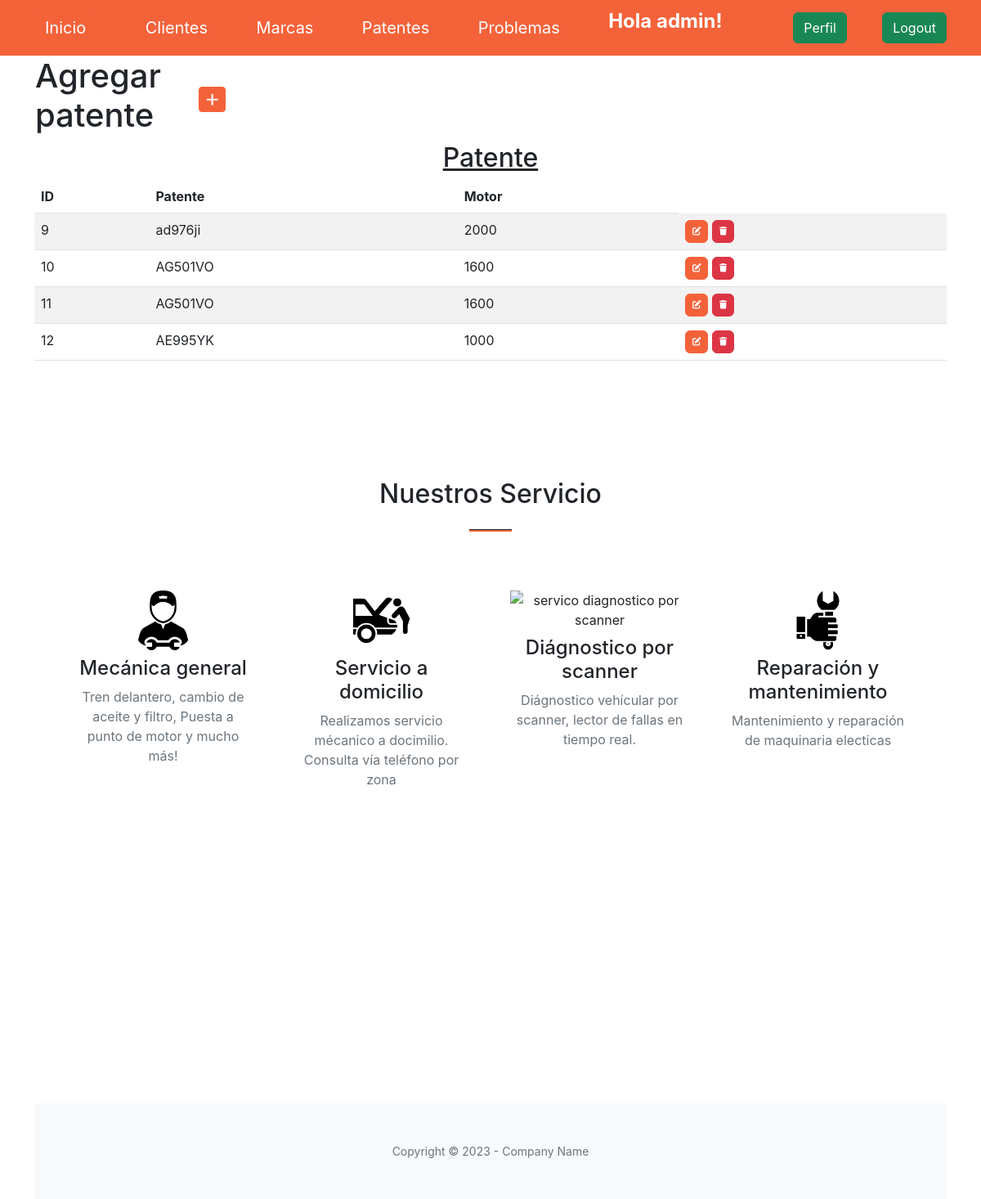
Page /patentes/ (signed in) on the earlier database version.
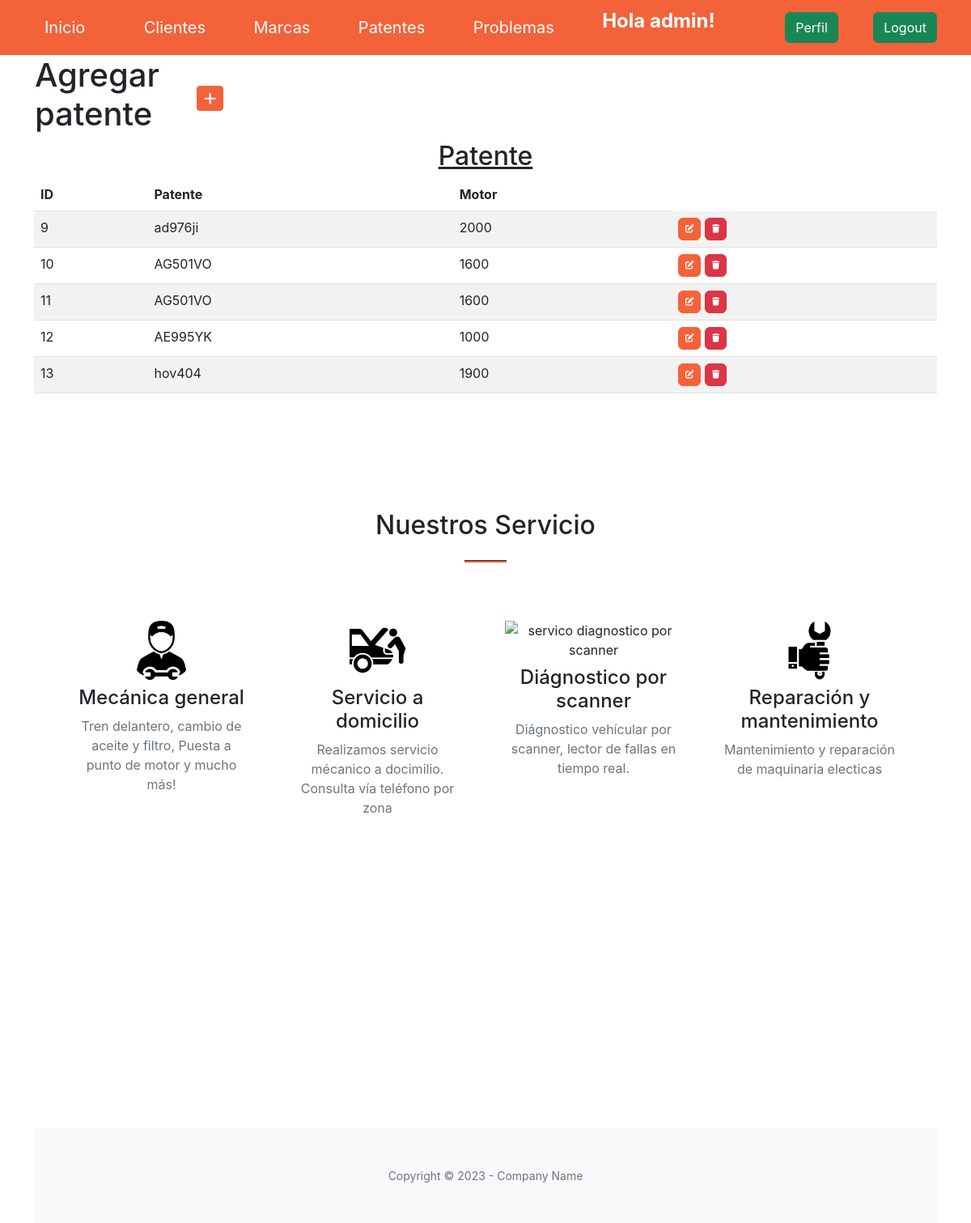
Same page on the later database version.
### aplicacion/models.py (models this page shows, shortened)
class Patente(models.Model):
    patente = models.CharField(max_length=8, blank=False)
    motor = models.IntegerField()

### aplicacion/views.py (the view)
# urls.py: path('patentes/', PatenteList.as_view(), name="patentes" ),
class PatenteList(LoginRequiredMixin, ListView):
    model = Patente

### aplicacion/templates/aplicacion/patente_list.html (shortened to what this page needs)
{% extends 'aplicacion/base.html' %}
{% load static %}
{% block contenido %}
    <div class="container">
        <table>
            <tr>
                <td width="200"><h1> Agregar patente</h1></td>
                <td>
                    <a
                    href="{% url 'create_patente' %}"
                    class="btn btn-primary btn-sm"
                    ><i class="fa fa-plus fa-lg" title="New Record"> </i>
                    </a>
                </td>
            </tr>
        </table>
        <h2 class="text-center text-decoration-underline">Patente</h2>
        <table class="table table-striped">
            <thead>
                <tr>
                    <th scope="col">ID</th>
                    <th scope="col">Patente</th>
                    <th scope="col">Motor</th>
                </tr>
            </thead>
            <tbody>
    </div>
{% for patente in patente_list  %}
        <tr>
            <td>{{ patente.id }}</td>
            <td>{{ patente.patente }}</td>
            <td>{{ patente.motor }}</td>
            <td>
                <a
                    href="{% url 'update_patente' patente.id %}"
                    class="btn btn-primary"
                    style="--bs-btn-padding-y: .25rem; --bs-btn-padding-x: .5rem; --bs-btn-font-size: .75rem;"
                    ><i class="fa fa-edit fa-sm" title="Edit Record"></i>
                    </a>
                    <a
                    href="{% url 'delete_patente' patente.id %}"
                    class="btn btn-danger"
                    style="--bs-btn-padding-y: .25rem; --bs-btn-padding-x: .5rem; --bs-btn-font-size: .75rem;"
                    ><i class="fa fa-trash fa-sm" title="Delete Record"></i>
            </a>
            </td>
        </tr>
{% endfor %}
{% endblock contenido %}

Differences in the rows shown:
added Patente: id "13", patente "hov404", motor "1900"
